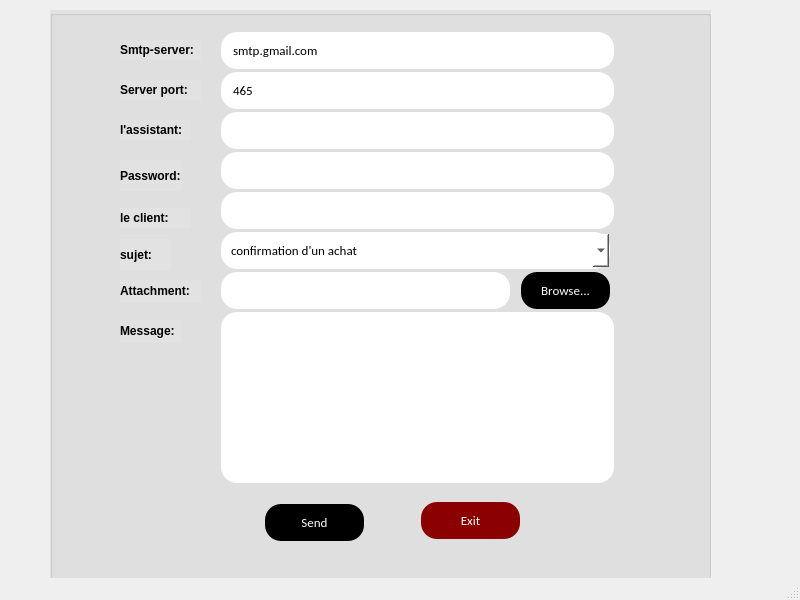
<?xml version="1.0" encoding="UTF-8"?>
<ui version="4.0">
 <class>MainWindow</class>
 <widget class="QMainWindow" name="MainWindow">
  <property name="geometry">
   <rect>
    <x>0</x>
    <y>0</y>
    <width>800</width>
    <height>600</height>
   </rect>
  </property>
  <property name="windowTitle">
   <string>MainWindow</string>
  </property>
  <widget class="QWidget" name="centralwidget">
   <widget class="QGroupBox" name="groupBox">
    <property name="geometry">
     <rect>
      <x>50</x>
      <y>10</y>
      <width>661</width>
      <height>641</height>
     </rect>
    </property>
    <property name="styleSheet">
     <string notr="true">background-color:rgb(226, 226, 226);</string>
    </property>
    <property name="title">
     <string/>
    </property>
    <widget class="QLabel" name="label">
     <property name="geometry">
      <rect>
       <x>70</x>
       <y>30</y>
       <width>81</width>
       <height>20</height>
      </rect>
     </property>
     <property name="font">
      <font>
       <weight>75</weight>
       <bold>true</bold>
      </font>
     </property>
     <property name="text">
      <string>Smtp-server:</string>
     </property>
    </widget>
    <widget class="QLabel" name="label_8">
     <property name="geometry">
      <rect>
       <x>70</x>
       <y>270</y>
       <width>81</width>
       <height>22</height>
      </rect>
     </property>
     <property name="font">
      <font>
       <weight>75</weight>
       <bold>true</bold>
      </font>
     </property>
     <property name="text">
      <string>Attachment:</string>
     </property>
    </widget>
    <widget class="QLineEdit" name="server">
     <property name="geometry">
      <rect>
       <x>170</x>
       <y>20</y>
       <width>395</width>
       <height>41</height>
      </rect>
     </property>
     <property name="styleSheet">
      <string notr="true">background-color: white	;
  border: none;
  color: black;
  padding: 10px;
  text-align: center;
  text-decoration: none;
font-family:calibri;
  display: inline-block;
  font-size: 13px;
  margin: 2px 1px;
  border-radius : 16px;</string>
     </property>
     <property name="text">
      <string>smtp.gmail.com</string>
     </property>
     <property name="readOnly">
      <bool>true</bool>
     </property>
    </widget>
    <widget class="QLabel" name="label_3">
     <property name="geometry">
      <rect>
       <x>70</x>
       <y>110</y>
       <width>71</width>
       <height>20</height>
      </rect>
     </property>
     <property name="font">
      <font>
       <weight>75</weight>
       <bold>true</bold>
      </font>
     </property>
     <property name="text">
      <string>l'assistant:</string>
     </property>
    </widget>
    <widget class="QLineEdit" name="rcpt">
     <property name="geometry">
      <rect>
       <x>170</x>
       <y>180</y>
       <width>395</width>
       <height>41</height>
      </rect>
     </property>
     <property name="styleSheet">
      <string notr="true">background-color: white	;
  border: none;
  color: black;
  padding: 10px;
  text-align: center;
  text-decoration: none;
font-family:calibri;
  display: inline-block;
  font-size: 13px;
  margin: 2px 1px;
  border-radius : 16px;</string>
     </property>
    </widget>
    <widget class="QPlainTextEdit" name="msg">
     <property name="geometry">
      <rect>
       <x>170</x>
       <y>300</y>
       <width>395</width>
       <height>175</height>
      </rect>
     </property>
     <property name="styleSheet">
      <string notr="true">background-color: white	;
  border: none;
  color: black;
  padding: 10px;
  text-align: center;
  text-decoration: none;
font-family:calibri;
  display: inline-block;
  font-size: 13px;
  margin: 2px 1px;
  border-radius : 16px;</string>
     </property>
    </widget>
    <widget class="QLineEdit" name="uname">
     <property name="geometry">
      <rect>
       <x>170</x>
       <y>100</y>
       <width>395</width>
       <height>41</height>
      </rect>
     </property>
     <property name="styleSheet">
      <string notr="true">background-color: white	;
  border: none;
  color: black;
  padding: 10px;
  text-align: center;
  text-decoration: none;
font-family:calibri;
  display: inline-block;
  font-size: 13px;
  margin: 2px 1px;
  border-radius : 16px;</string>
     </property>
    </widget>
    <widget class="QLabel" name="label_5">
     <property name="geometry">
      <rect>
       <x>70</x>
       <y>198</y>
       <width>71</width>
       <height>20</height>
      </rect>
     </property>
     <property name="font">
      <font>
       <weight>75</weight>
       <bold>true</bold>
      </font>
     </property>
     <property name="text">
      <string>le client:</string>
     </property>
    </widget>
    <widget class="QPushButton" name="browseBtn">
     <property name="geometry">
      <rect>
       <x>470</x>
       <y>260</y>
       <width>91</width>
       <height>41</height>
      </rect>
     </property>
     <property name="styleSheet">
      <string notr="true">background-color: black	;
  border: none;
  color: white;
  padding: 10px;
  text-align: center;
  text-decoration: none;
font-family:calibri;
  display: inline-block;
  font-size: 13px;
  margin: 2px 1px;
  border-radius : 16px;</string>
     </property>
     <property name="text">
      <string>Browse...</string>
     </property>
    </widget>
    <widget class="QLineEdit" name="file">
     <property name="geometry">
      <rect>
       <x>170</x>
       <y>260</y>
       <width>291</width>
       <height>41</height>
      </rect>
     </property>
     <property name="styleSheet">
      <string notr="true">background-color: white	;
  border: none;
  color: black;
  padding: 10px;
  text-align: center;
  text-decoration: none;
font-family:calibri;
  display: inline-block;
  font-size: 13px;
  margin: 2px 1px;
  border-radius : 16px;</string>
     </property>
     <property name="readOnly">
      <bool>true</bool>
     </property>
    </widget>
    <widget class="QPushButton" name="sendBtn">
     <property name="geometry">
      <rect>
       <x>214</x>
       <y>492</y>
       <width>101</width>
       <height>41</height>
      </rect>
     </property>
     <property name="styleSheet">
      <string notr="true">background-color: black	;
  border: none;
  color: white;
  padding: 10px;
  text-align: center;
  text-decoration: none;
font-family:calibri;
  display: inline-block;
  font-size: 13px;
  margin: 2px 1px;
  border-radius : 16px;</string>
     </property>
     <property name="text">
      <string>Send</string>
     </property>
    </widget>
    <widget class="QPushButton" name="exitBtn">
     <property name="geometry">
      <rect>
       <x>370</x>
       <y>490</y>
       <width>101</width>
       <height>41</height>
      </rect>
     </property>
     <property name="styleSheet">
      <string notr="true">background-color: #8B0000	;
  border: none;
  color: white;
  padding: 10px;
  text-align: center;
  text-decoration: none;
font-family:calibri;
  display: inline-block;
  font-size: 13px;
  margin: 2px 1px;
  border-radius : 16px;</string>
     </property>
     <property name="text">
      <string>Exit</string>
     </property>
    </widget>
    <widget class="QLineEdit" name="paswd">
     <property name="geometry">
      <rect>
       <x>170</x>
       <y>140</y>
       <width>395</width>
       <height>41</height>
      </rect>
     </property>
     <property name="styleSheet">
      <string notr="true">background-color: white	;
  border: none;
  color: black;
  padding: 10px;
  text-align: center;
  text-decoration: none;
font-family:calibri;
  display: inline-block;
  font-size: 13px;
  margin: 2px 1px;
  border-radius : 16px;</string>
     </property>
     <property name="inputMask">
      <string/>
     </property>
     <property name="echoMode">
      <enum>QLineEdit::Password</enum>
     </property>
    </widget>
    <widget class="QLabel" name="label_6">
     <property name="geometry">
      <rect>
       <x>70</x>
       <y>229</y>
       <width>51</width>
       <height>31</height>
      </rect>
     </property>
     <property name="font">
      <font>
       <weight>75</weight>
       <bold>true</bold>
      </font>
     </property>
     <property name="text">
      <string>sujet:</string>
     </property>
    </widget>
    <widget class="QLabel" name="label_7">
     <property name="geometry">
      <rect>
       <x>70</x>
       <y>310</y>
       <width>61</width>
       <height>22</height>
      </rect>
     </property>
     <property name="font">
      <font>
       <weight>75</weight>
       <bold>true</bold>
      </font>
     </property>
     <property name="text">
      <string>Message:</string>
     </property>
    </widget>
    <widget class="QLineEdit" name="port">
     <property name="geometry">
      <rect>
       <x>170</x>
       <y>60</y>
       <width>395</width>
       <height>41</height>
      </rect>
     </property>
     <property name="styleSheet">
      <string notr="true">background-color: white	;
  border: none;
  color: black;
  padding: 10px;
  text-align: center;
  text-decoration: none;
font-family:calibri;
  display: inline-block;
  font-size: 13px;
  margin: 2px 1px;
  border-radius : 16px;</string>
     </property>
     <property name="text">
      <string>465</string>
     </property>
     <property name="readOnly">
      <bool>true</bool>
     </property>
    </widget>
    <widget class="QLabel" name="label_4">
     <property name="geometry">
      <rect>
       <x>70</x>
       <y>150</y>
       <width>61</width>
       <height>31</height>
      </rect>
     </property>
     <property name="font">
      <font>
       <weight>75</weight>
       <bold>true</bold>
      </font>
     </property>
     <property name="text">
      <string>Password:</string>
     </property>
    </widget>
    <widget class="QLabel" name="label_2">
     <property name="geometry">
      <rect>
       <x>70</x>
       <y>70</y>
       <width>81</width>
       <height>20</height>
      </rect>
     </property>
     <property name="font">
      <font>
       <weight>75</weight>
       <bold>true</bold>
      </font>
     </property>
     <property name="text">
      <string>Server port:</string>
     </property>
    </widget>
    <widget class="QComboBox" name="subject">
     <property name="geometry">
      <rect>
       <x>170</x>
       <y>220</y>
       <width>391</width>
       <height>41</height>
      </rect>
     </property>
     <property name="styleSheet">
      <string notr="true">background-color: white	;
  border: none;
  color: black;
  padding: 10px;
  text-align: center;
  text-decoration: none;
font-family:calibri;
  display: inline-block;
  font-size: 13px;
  margin: 2px 1px;
  border-radius : 16px;</string>
     </property>
     <item>
      <property name="text">
       <string>confirmation d'un achat</string>
      </property>
     </item>
     <item>
      <property name="text">
       <string>réponse à la réclamation</string>
      </property>
     </item>
     <item>
      <property name="text">
       <string>vérification des coordonnées </string>
      </property>
     </item>
     <item>
      <property name="text">
       <string>mise à jours des cordonnées du client</string>
      </property>
     </item>
     <item>
      <property name="text">
       <string>Etat du dossier du congé</string>
      </property>
     </item>
     <item>
      <property name="text">
       <string/>
      </property>
     </item>
    </widget>
   </widget>
  </widget>
  <widget class="QMenuBar" name="menubar">
   <property name="geometry">
    <rect>
     <x>0</x>
     <y>0</y>
     <width>800</width>
     <height>21</height>
    </rect>
   </property>
  </widget>
  <widget class="QStatusBar" name="statusbar"/>
 </widget>
 <resources/>
 <connections/>
</ui>
